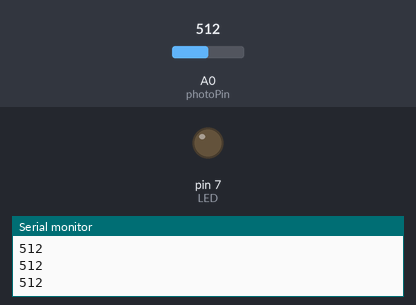
Bench run of a sketch on a simulated Arduino Uno, built with avr-gcc and run on an emulated ATmega328P. Parts: output pins drawn as LEDs (lit = HIGH), the last lines printed to the serial monitor. The inputs (shaded band) are chosen by the test bench; at power-on: A0 (photoPin) = 512.

Above: at 1.2 s.
1.3 s: A0 (photoPin) set to 531
At 2.5 s:
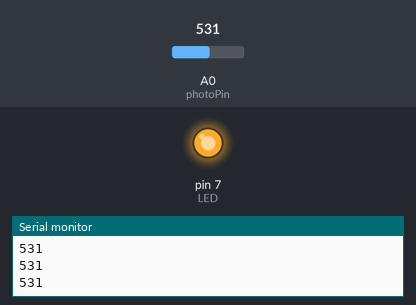
2.8 s: A0 (photoPin) set to 511
At 4.0 s:
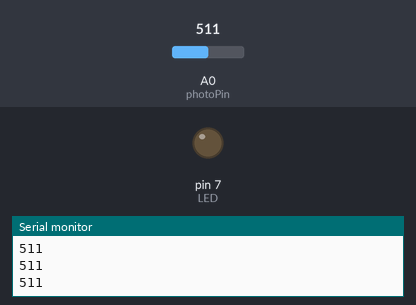
4.3 s: A0 (photoPin) set to 716
At 5.3 s:
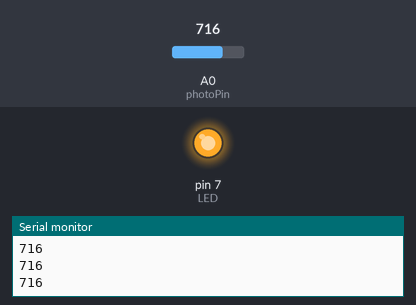
Timing chart, 0 to 7.3 s (numbered marks = the images above; inputs shaded):
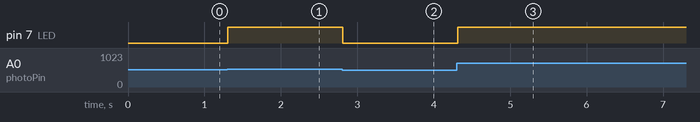

Measured:
- the behaviour switches between 513 and 514 on A0 (photoPin) (found by bisection; images 0 and 1)
- after the input at 1.3 s, pin 7 (LED): LOW → HIGH at once
- after the input at 2.8 s, pin 7 (LED): HIGH → LOW at once
- after the input at 4.3 s, pin 7 (LED): LOW → HIGH at once

The sketch:

Light-Sensor.ino
```cpp
int photoPin = A0;
const int LED = 7;

void setup() {
  // put your setup code here, to run once:
  pinMode(LED, OUTPUT);
  Serial.begin(9600);
}

void loop() {
  // put your main code here, to run repeatedly:
  int lightRaw = analogRead(photoPin);
  Serial.println(lightRaw);

  int brightness = map(lightRaw, 0, 1023, 0, 255);
  // if (brightness > 127) {
  //   digitalWrite(LED, HIGH);
  // } else {
  //   digitalWrite(LED, LOW);
  // }
  analogWrite(LED, brightness);
  delay(100);
}
```
